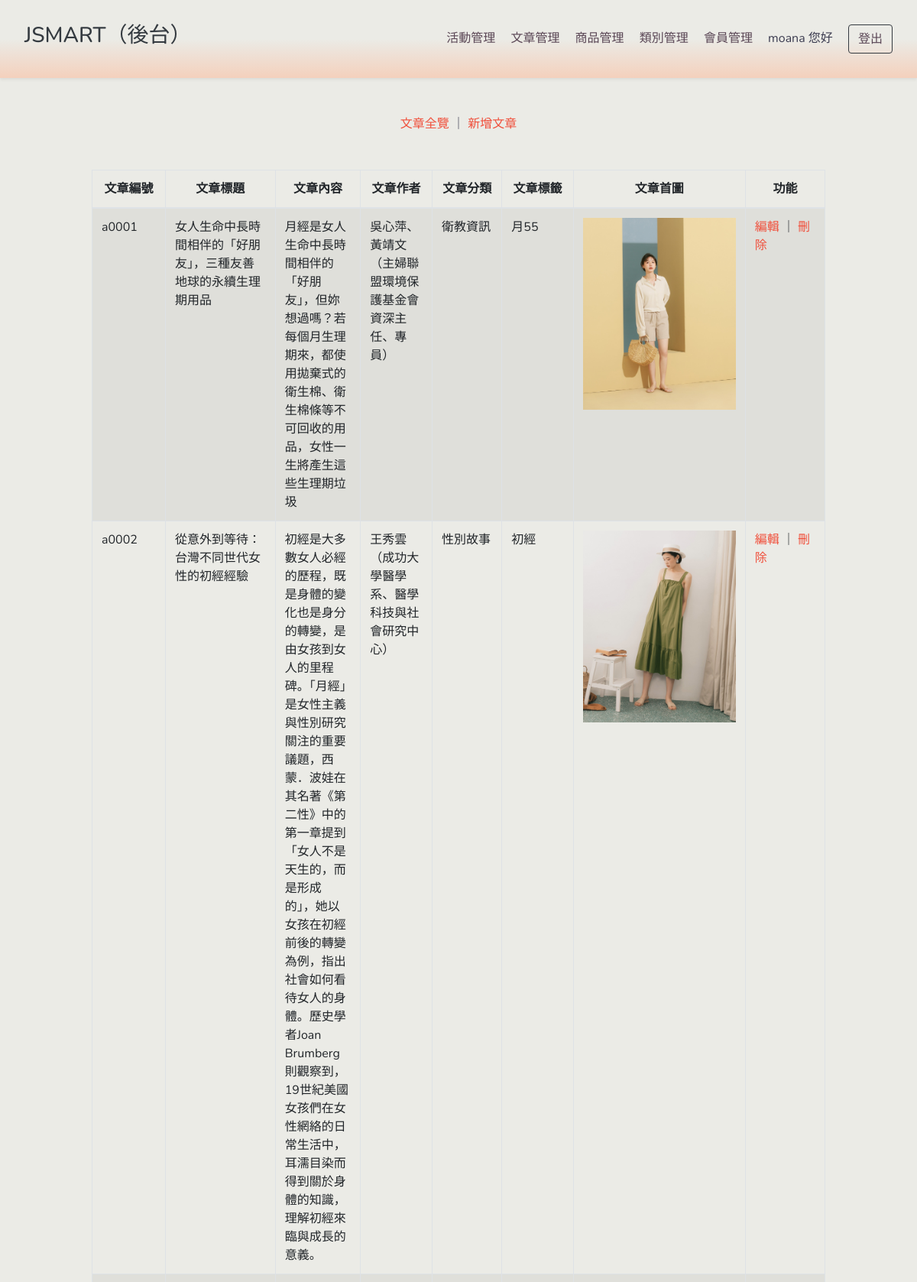
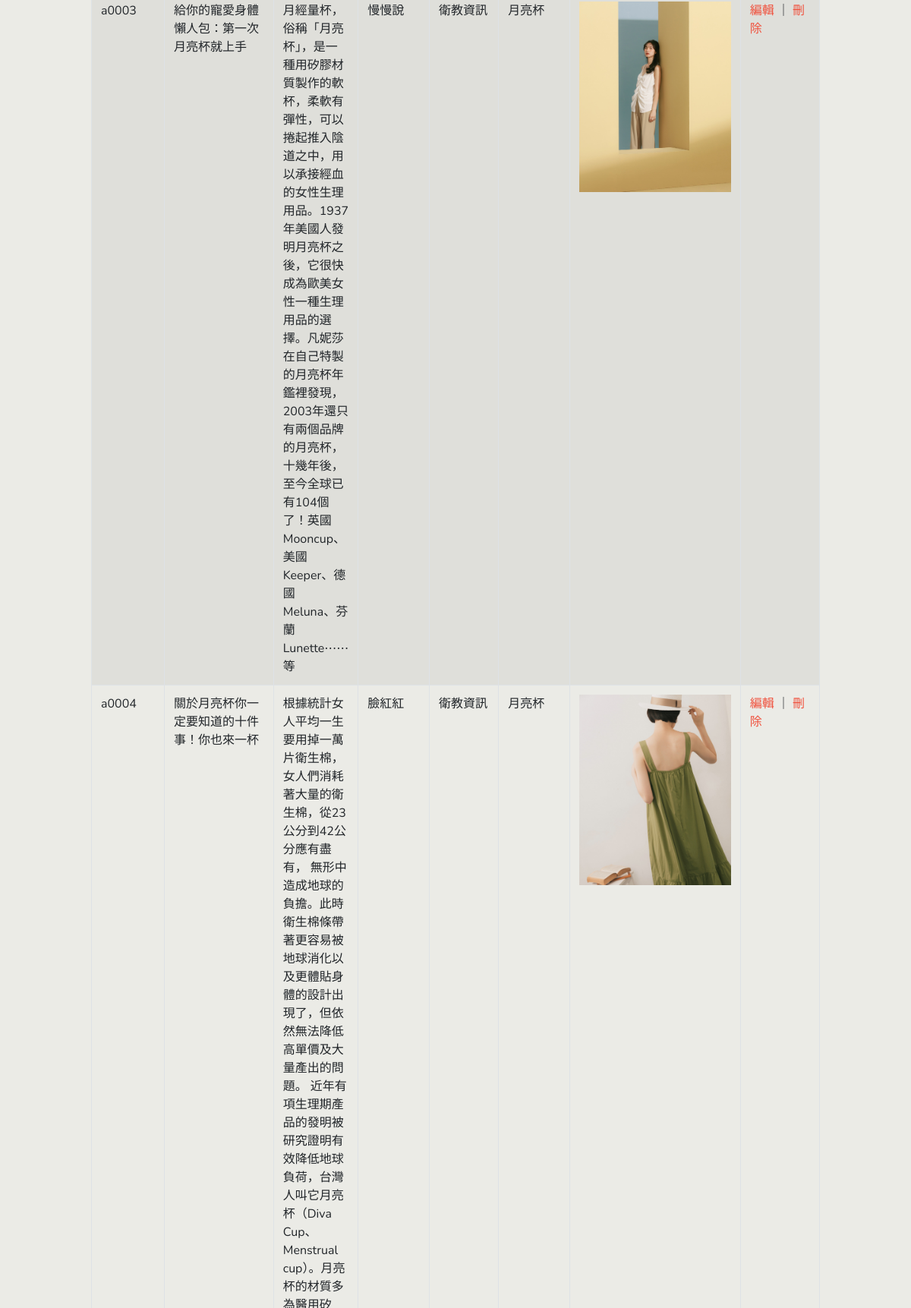
The app's page /article/index.php (signed in, upper part) with its own data (2 pictures, top to bottom).
### tables this page shows
CREATE TABLE `article` (
  `id` int(100) NOT NULL COMMENT '流水號',
  `articleId` mediumtext NOT NULL COMMENT '文章編號',
  `articleName` text NOT NULL COMMENT '文章標題',
  `articleContent` text NOT NULL COMMENT '文章內容',
  `articleAuthor` text NOT NULL COMMENT '文章作者',
  `articleCategory` varchar(100) NOT NULL COMMENT '文章分類',
  `articleTag` varchar(100) NOT NULL COMMENT '文章標籤',
  `articleImg` varchar(100) NOT NULL,
  `created_at` datetime NOT NULL DEFAULT current_timestamp() COMMENT '新增時間',
  `updated_at` datetime NOT NULL DEFAULT current_timestamp() COMMENT '更新時間'
);

### article/index.php (the view, shortened to what this page needs)
<?php
require_once '../db.inc.php';
$numPerPage = 10;
$page = isset($_GET['page']) ? (int)$_GET['page'] : 1;
$page = $page < 1 ? 1 : $page;
?>
<!DOCTYPE html>
<html lang="en">
<head>
    <link rel="stylesheet" href="https://stackpath.bootstrapcdn.com/bootstrap/4.2.1/css/bootstrap.min.css">
</head>
<body>
    <?php
    require_once '../templates/adtpl-header.php';
    ?>
    <div class="header m-5 text-center">
        <a href="./index.php">文章全覽</a>
        ｜
        <a href="./new.php">新增文章</a>
    </div>
    <div style="width: 80%; margin: auto; padding-bottom: 200px;">
        <form name="myForm" method="POST" action="deleteIds.php">
            <table class="table table-striped table-bordered">
                <thead>
                    <tr>
                        <th class="text-center" scope="col" style="width: 100px;">文章編號</th>
                        <th class="text-center" scope="col" style="width: 150px;">文章標題</th>
                        <th class="text-center" scope="col">文章內容</th>
                        <th class="text-center" scope="col" style="width: 100px;">文章作者</th>
                        <th class="text-center" scope="col" style="width: 100px;">文章分類</th>
                        <th class="text-center" scope="col" style="width: 100px;">文章標籤</th>
                        <th class="text-center" scope="col">文章首圖</th>
                        <th class="text-center" scope="col" style="width: 115px;">功能</th>
                    </tr>
                </thead>
                <tbody>
                    <?php
                    $sql = "SELECT  `id`,`articleId`, `articleName`, `articleContent`, `articleAuthor`,
            `articleCategory`, `articleTag`,`articleImg`,`created_at`,`updated_at`
                        FROM `article`
                        ORDER BY `id` ASC
                        LIMIT ?, ? ";
                    $arrParam = [
                        ($page - 1) * $numPerPage,
                        $numPerPage
                    ];
                    $stmt = $pdo->prepare($sql);
                    $stmt->execute($arrParam);
                    if ($stmt->rowCount() > 0) {
                        $arr = $stmt->fetchAll();
                        for ($i = 0; $i < count($arr); $i++) {
                    ?>
                            <tr>
                                <td><?php echo $arr[$i]['articleId'] ?></td>
                                <td><?php echo $arr[$i]['articleName'] ?></td>
                                <td><?php echo $arr[$i]['articleContent'] ?></td>
                                <td><?php echo $arr[$i]['articleAuthor'] ?></td>
                                <td><?php echo $arr[$i]['articleCategory'] ?></td>
                                <td>
                                    <?php echo $arr[$i]['articleTag'] ?>
                                </td>
                                <td>
                                    <img style="width: 200px;" src="../images/article/<?php echo $arr[$i]['articleImg'] ?>" alt="">
                                </td>
                                <td>
                                    <a href="./edit.php?id=<?php echo $arr[$i]['id']; ?>">編輯</a>
                                    ｜
                                    <a href="./delete.php?id=<?php echo $arr[$i]['id']; ?>">刪除</a>
                                </td>
                            </tr>
                        <?php
                        }
                    } else {
                        ?>
                        <tr>
                            <td colspan="9">沒有資料</td>
                        </tr>
                    <?php
                    }
                    ?>
                </tbody>
            </table>
        </form>
    </div>
    <?php
    require_once '../templates/adtpl-footer.php';
    ?>
</body>
</html>

### styles/admin.css (style rules this page uses)
body { font-family: "Nunito", "Noto Sans TC", sans-serif; background-color: #ebebe6; color: #3c3c50; }
a { color: #f0503c; }

### records on screen
article: articleId "a0001", articleName "女人生命中長時間相伴的「好朋友」，三種友善地球的永續生理期用品", articleContent "月經是女人生命中長時間相伴的「好朋友」，但妳想過嗎？若每個月生理期來，都使用拋棄式的衛生棉、衛生棉條等不可回收的用品，女性一生將產生這些生理期垃圾", articleAuthor "吳心萍、黃靖文（主婦聯盟環境保護基金會資深主任、專員）", articleCategory "衛教資訊", articleTag "月55", articleImg (picture)
article: articleId "a0002", articleName "從意外到等待：台灣不同世代女性的初經經驗", articleContent "初經是大多數女人必經的歷程，既是身體的變化也是身分的轉變，是由女孩到女人的里程碑。「月經」是女性主義與性別研究關注的重要議題，西蒙．波娃在其名著《第二性》中的第一章提到「女人不是天生的，而是形成的」，她以女孩在初經前後的轉變為例，指出社會如何看待女人的身體。歷史學者Joan Brumberg則觀察到，19世紀美國女孩們在女性網絡的日常生活中，耳濡目染而得到關於身體的知識，理解初經來臨與成長的意義。", articleAuthor "王秀雲（成功大學醫學系、醫學科技與社會研究中心）", articleCategory "性別故事", articleTag "初經", articleImg (picture)
article: articleId "a0003", articleName "給你的寵愛身體懶人包：第一次月亮杯就上手", articleContent "月經量杯，俗稱「月亮杯」，是一種用矽膠材質製作的軟杯，柔軟有彈性，可以捲起推入陰道之中，用以承接經血的女性生理用品。1937年美國人發明月亮杯之後，它很快成為歐美女性一種生理用品的選擇。凡妮莎在自己特製的月亮杯年鑑裡發現，2003年還只有兩個品牌的月亮杯，十幾年後，至今全球已有104個了！英國 Mooncup、美國 Keeper、德國 Meluna、芬蘭 Lunette⋯⋯等", articleAuthor "慢慢說", articleCategory "衛教資訊", articleTag "月亮杯", articleImg (picture)
article: articleId "a0004", articleName "關於月亮杯你一定要知道的十件事！你也來一杯", articleAuthor "臉紅紅", articleCategory "衛教資訊", articleTag "月亮杯", articleImg (picture)

### other values on screen
$_SESSION["adminAccount"] "moana"
